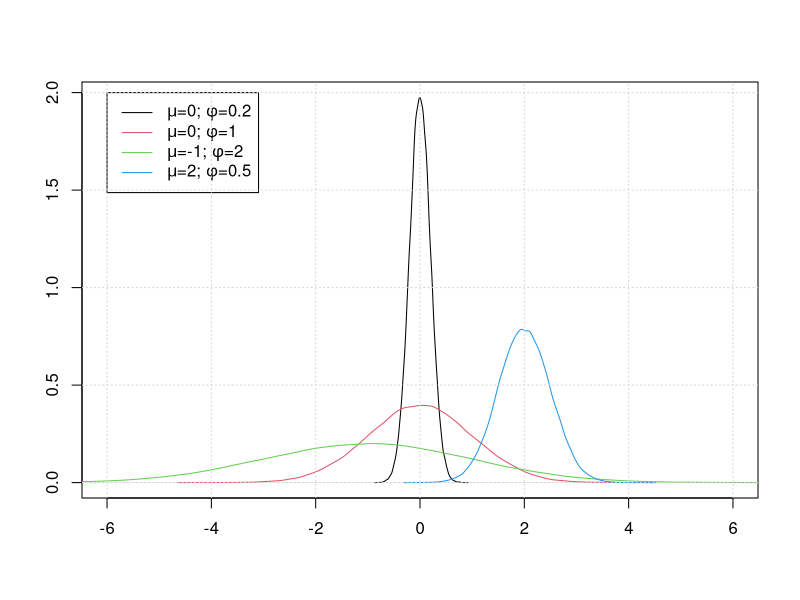
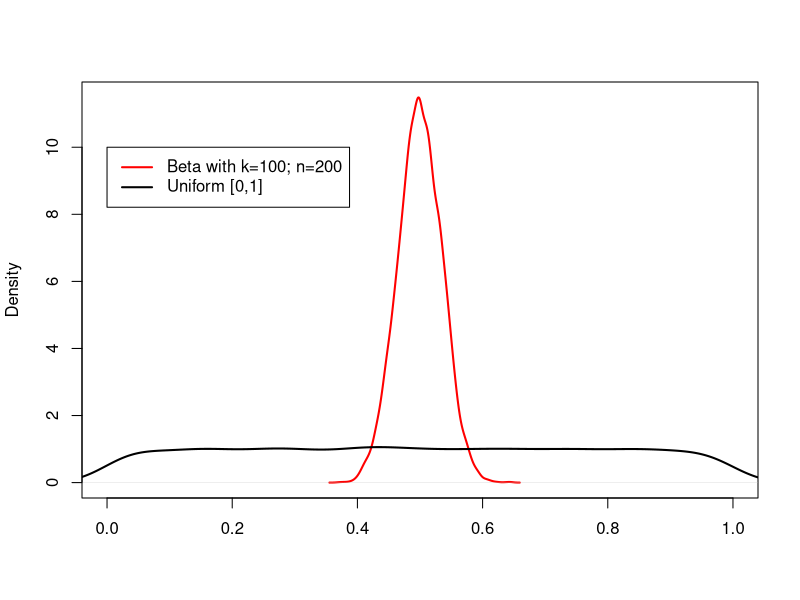

R code for these plots, in order:
## ---- chunk 1
set.seed(123)
mu=c(0,0,-1,2)
phi=c(0.2, 1, 2, 0.5)
sample.size=100000

for (i in 1:length(mu))
{
  rand.var=rnorm(sample.size, mu[i], phi[i])
  if (i==1)
  plot(density(rand.var), xlab="", ylab="", col=i, xlim=c(-6,6), main="")
  if (i>1)
    lines(density(rand.var), xlab="", ylab="", col=i, xlim=c(-6,6))
}

legend(-6, 2, c(expression(paste(mu, "=0","; ",  phi, "=0.2")), expression(paste(mu, "=0","; ",  phi, "=1")), expression(paste(mu, "=-1","; ",  phi, "=2")), expression(paste(mu, "=2","; ",  phi, "=0.5"))), col=seq(1, 4), lty=rep(1, 4))
grid()
## ---- chunk 2
#pdf("D:\\Course\\2018FallUWM\\Bayesian Statistics\\Week1\\Figure\\uniform_bino.pdf", width=10)
set.seed(123)
num.succ=100
num.trial=200
sample.size=10000
prior=runif(sample.size)
post=rbeta(sample.size, (num.succ+1), (num.trial-num.succ+1))
plot(density(post), main="", col="red", xlim=c(0,1), xlab="", lwd=2)
lines(density(prior), col="black", lwd=2)
legend(0, 10, c(expression(paste("Beta with ", k, "=100","; ",  n, "=200")), "Uniform [0,1]"), col=c("red", "black"), lty=rep(1, 2), lwd=rep(2,2))
#grid()
#dev.off()
